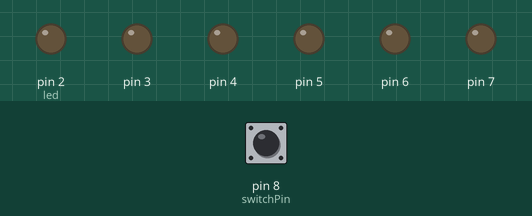
The sketch below on a simulated Arduino Uno, built with avr-gcc and run on an emulated ATmega328P. Parts: output pins drawn as LEDs (lit = HIGH). The inputs (shaded band) are chosen by the test bench; at power-on: pin 8 (switchPin) HIGH.

Above: at 1.2 s.
1.3 s: pin 8 (switchPin) pulled LOW for 3.2 s
At 2.6 s:
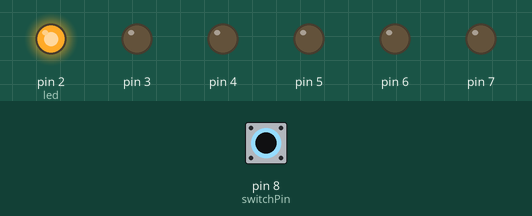
At 5.3 s:
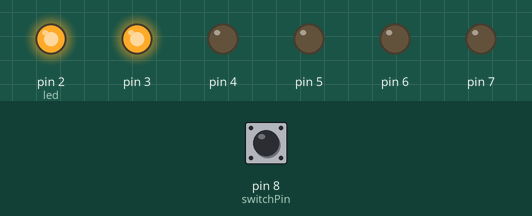
Timing chart, 0 to 7.5 s (numbered marks = the images above; inputs shaded):
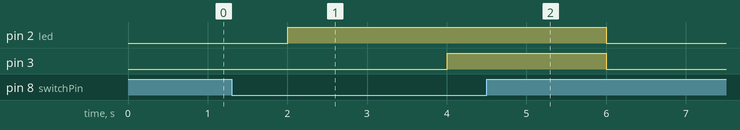

Measured:
- after the input at 1.3 s, pin 2 (led): LOW → HIGH after 0.70 s, → LOW 4.0 s later; pin 3: LOW → HIGH after 2.7 s, → LOW 2.0 s later

The sketch:

project_08_digital_hourglass.ino
```cpp
  const int switchPin = 8;
  unsigned long previousTime = 0;
  int switchState = 0;
  int prevSwitchState = 0;
  int led =  2;
  long interval = 2000;
  int lightDir = 0;
  void setup() {

    for(int x = 2; x<8; x++) {

      pinMode(x, OUTPUT);

    }

    pinMode(switchPin, INPUT);

 }

void loop() {

  unsigned long currentTime = millis();

  if ( lightDir == 0) {

  if(currentTime-previousTime > interval) {
    previousTime = currentTime;

    digitalWrite(led, HIGH);

    led++;

   switchState = digitalRead(switchPin);

    if(led == 8) {

      for(int j = 1; j<10; j++) {

        for(int k = 2;k<8; k++) {

          delay(50);
          digitalWrite(k, LOW);
          delay(50);
          digitalWrite(k, HIGH);
          delay(50);
        }
      }

      if (switchState == 0){
        switchState = 1;
      }
      else {
        switchState = 0;
      }
    }
  }

  if(switchState != prevSwitchState){

  for(int x = 2; x<8; x++){

      digitalWrite(x, LOW);
  }

  lightDir = 1;
  led = 2;

  previousTime = currentTime;

  }

  prevSwitchState = switchState;

  }

}
```
